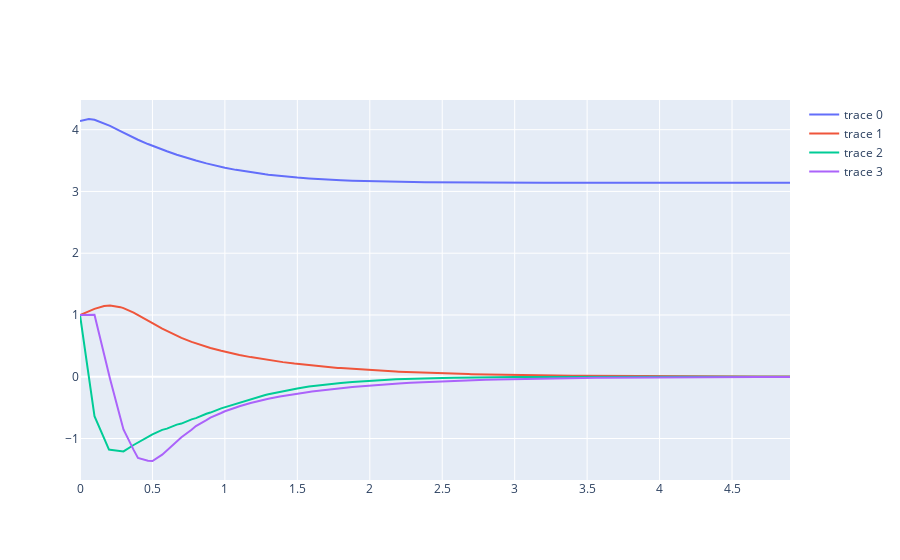

Write notebook code for a chart like this one.
### Code cell
Q = torch.diag(torch.tensor([.1, .1, .1, .1]))
R = torch.diag(torch.tensor([.01, .01]))
x_nom = torch.tensor([np.pi, 0., 0., 0.], dtype=vf.dtype)
u_nom = torch.zeros(vf.u_dim[0], dtype=vf.dtype)
ctrl, S = controllers.get_lqr_controller(sys.dx, x_nom, u_nom, Q, R, vf.u_lo[0], vf.u_up[0])
S = torch.tensor(S, dtype=vf.dtype)

# lqr_model = value_approximation.QuadraticModel(vf.dtype, vf.x_dim[0], Q=S, q=-2.*S@x_nom, c=x_nom@S@x_nom)
# lqr_vf_approx = value_approximation.InfiniteHorizonValueFunctionApproximation(vf.dtype, vf.x_dim[0], lqr_model)

# vf_ctrl_N = 10
# ctrl = controllers.get_limited_lookahead_controller(double_pendulum_utils.get_value_function(vf_ctrl_N)[0], lqr_vf_approx)
# ctrl = controllers.get_limited_lookahead_controller(double_pendulum_utils.get_value_function(vf_ctrl_N)[0])

x0 = torch.tensor([np.pi+1., 1., 1., 1.], dtype=vf.dtype)
x_traj_sim, t_traj_sim = controllers.sim_ctrl(x0, vf.u_dim[0], sys.dx, ctrl, .1, 50)

fig = go.Figure()
for i in range(4):
    fig.add_trace(go.Scatter(
        x=t_traj_sim,
        y=x_traj_sim[i,:]
    ))
fig.show()

print(S)
